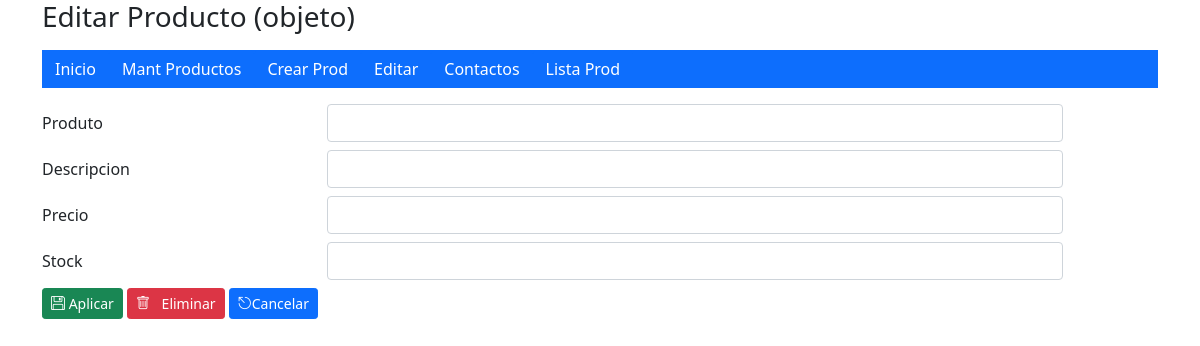
Page /producto?id=7&modo=con on the earlier database version.
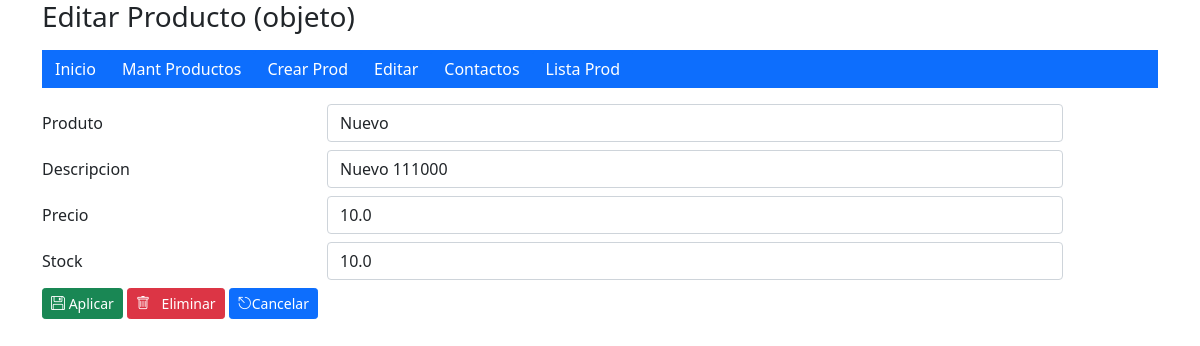
Same page on the later database version.
### tables this page shows
CREATE TABLE productos (
                    id INTEGER PRIMARY KEY AUTOINCREMENT,
                    codiprod TEXT NOT NULL,
                    descprod TEXT NOT NULL,
                    precprod REAL NOT NULL,
                    cantstoc REAL NOT NULL);

### app.py (the view, shortened to what this page needs)
@app.route('/producto', methods=["GET", "POST"])
def producto():
    modo = request.args.get('modo',None)
    id = request.args.get('id',None)
    form = frm_producto()
    accion = request.form.get('accion',None)
    print(request.method)
    print('HOLA PRODUCTO')
    if id and id != None:
        dato  = crud_prod.sel_producto(id)
    if request.method == "GET":
        try:
            dato
            data_existe = True
        except:
            data_existe = False
        if data_existe and dato != None:
            return render_template('producto.html', form=form, prod=dato, modo=modo)
        else:
            return render_template('producto.html', form=form, modo=modo)

### forms.py
class frm_producto(FlaskForm):
    """Formulario para el CRUD de productos"""
    codiprod = StringField('Produto', validators=[DataRequired(), Length(min=2, max=20)])
    descprod = StringField('Descripcion', validators=[DataRequired(), Length(min=2, max=100)])
    precprod = StringField('Precio', validators=[DataRequired()])
    cantstoc = StringField('Stock', validators=[DataRequired()])
    submit = SubmitField('Enviar')

### crud_prod.py (called while the page is built)
def sel_producto(id):
    cursor.execute(f"SELECT * FROM productos WHERE id = '{id}'")
    datos = cursor.fetchone()
    return datos

### templates/producto.html (shortened to what this page needs)
{% extends 'base.html' %}
{% block titulo %}
<h3> {{ 'Crear ' if not modo else 'Editar '}}  Producto (objeto)</h3>
{% endblock%}
{% block contenido %}
    <form id="producto" action="{{ url_for('producto') }}" method="POST">
        <div class="row mb-2">
            {{ form.codiprod.label(class_="col-sm-3 col-form-label") }}
            <div class="col-sm-8">
                {{ form.codiprod(class_="form-control", value=prod[1] if prod else '') }}
            </div>
        </div>
        <div class="row mb-2">
            {{ form.descprod.label(class_="col-sm-3 col-form-label") }}
            <div class="col-sm-8">
                {{ form.descprod(class_="form-control", value=prod[2] if prod else '') }}
            </div>
        </div>
        <div class="row mb-2">
            {{ form.precprod.label(class_="col-sm-3 col-form-label") }}
            <div class="col-sm-8">
                {{ form.precprod(class_="form-control", value=prod[3] if prod else '') }}
            </div>
        </div>
        <div class="row mb-2">
            {{ form.cantstoc.label(class_="col-sm-3 col-form-label") }}
            <div class="col-sm-8">
                {{ form.cantstoc(class_="form-control", id="codiprod", value=prod[4] if prod else '') }}
            </div>
        </div>
        <div class="col-auto">
            {% if not modo %}
                <button id="btn_crear" name="accion" value="ins" type="submit" class="btn btn-primary btn-sm"><i class="bi bi-plus-lg me-2"></i>Crear Producto</button>
            {% else %}
                <button id="btn_modif" name="accion" value="act" type="submit" class="btn btn-success btn-sm" > <i class="bi bi-floppy"></i> Aplicar </button>
                <button id="btn_elimi" name="accion" value="eli" type="submit" class="btn btn-danger  btn-sm btn-delete" > <i class="bi bi-trash me-2"></i> Eliminar</button>
                <a class="btn btn-primary btn-sm" href="{{ url_for('producto') }}"><i class="bi bi-escape"></i>Cancelar</a>
            {% endif %}
        </div>
    </form>
{% endblock %}

Differences in the rows shown:
added productos: codiprod "Nuevo", descprod "Nuevo 111000", precprod "10.0", cantstoc "10.0"
